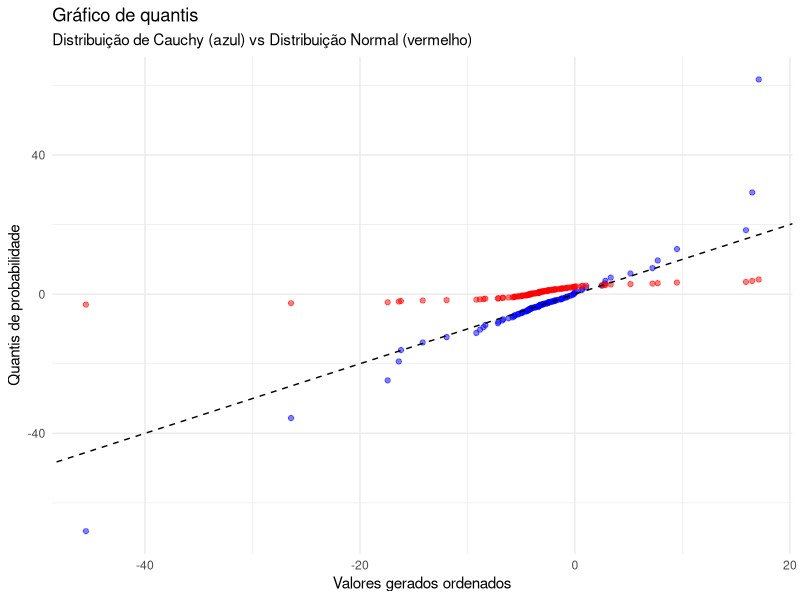
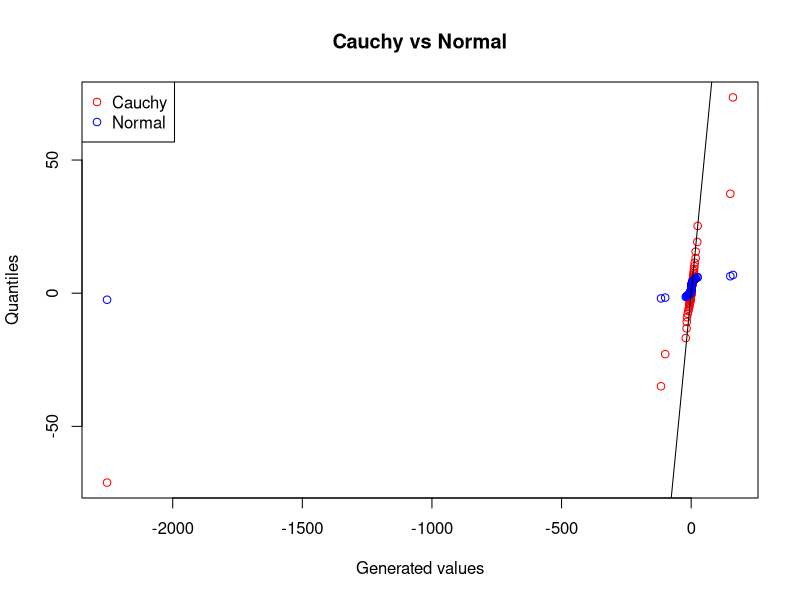
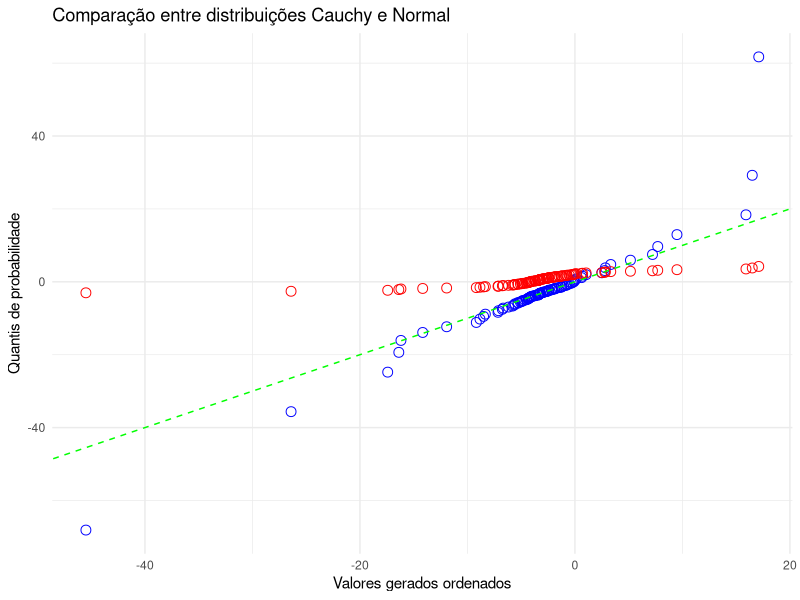

Reproduce these figures in R, in order.
library(ggplot2)
set.seed(1693)
n <- 101
location <- -3.2
scale <- 2
cauchy_sample <- rcauchy(n, location = location, scale = scale)


quantiles <- (1:n) / (n + 1)

cauchy_quantiles <- qcauchy(quantiles, location = location, scale = scale)

normal_mean <- 0.6
normal_variance <- 2.4
normal_sd <- sqrt(normal_variance)
normal_quantiles <- qnorm(quantiles, mean = normal_mean, sd = normal_sd)


ordered_sample <- sort(cauchy_sample)

data <- data.frame(ordered_sample, cauchy_quantiles, normal_quantiles)


ggplot(data) +
  geom_point(aes(x = ordered_sample, y = cauchy_quantiles), color = "blue", alpha = 0.5) +
  geom_point(aes(x = ordered_sample, y = normal_quantiles), color = "red", alpha = 0.5) +
  geom_abline(intercept = 0, slope = 1, color = "black", linetype = "dashed") +
  labs(x = "Valores gerados ordenados",
       y = "Quantis de probabilidade",
       title = "Gráfico de quantis",
       subtitle = "Distribuição de Cauchy (azul) vs Distribuição Normal (vermelho)") +
  theme_minimal()



#Bing Chilling
set.seed(1637)
n <- 141
x <- sort(rcauchy(n, location = 1.2, scale = 1.6))
p <- (1:n)/(n + 1)
y <- qcauchy(p, location = 1.2, scale = 1.6)
z <- qnorm(p, mean = 2.2, sd = sqrt(3.6))

plot(x, y, col = "red", xlab = "Generated values", ylab = "Quantiles", main = "Cauchy vs Normal")
points(x, z, col = "blue")
abline(0, 1)
legend("topleft", legend = c("Cauchy", "Normal"), col = c("red", "blue"), pch = 1)



#Poeeeeeee

# Instale e carregue o pacote ggplot2
library(ggplot2)

# Defina a semente
set.seed(1693)

# Gere a amostra de Cauchy
n <- 101
location <- -3.2
scale <- 2
sample_cauchy <- rcauchy(n, location, scale)

# Ordene a amostra
sample_sorted <- sort(sample_cauchy)

# Calcule os quantis de probabilidade
quantiles <- (1:n) / (n + 1)
cauchy_quantiles <- qcauchy(quantiles, location, scale)
normal_quantiles <- qnorm(quantiles, mean = 0.6, sd = sqrt(2.4))

# Crie o gráfico
df <- data.frame(sample_sorted, cauchy_quantiles, normal_quantiles)
ggplot(df, aes(x = sample_sorted)) +
  geom_point(aes(y = cauchy_quantiles), color = "blue", size = 3, shape = 1) +
  geom_point(aes(y = normal_quantiles), color = "red", size = 3, shape = 1) +
  geom_abline(intercept = 0, slope = 1, color = "green", linetype = "dashed") +
  labs(x = "Valores gerados ordenados",
       y = "Quantis de probabilidade",
       title = "Comparação entre distribuições Cauchy e Normal") +
  theme_minimal()

